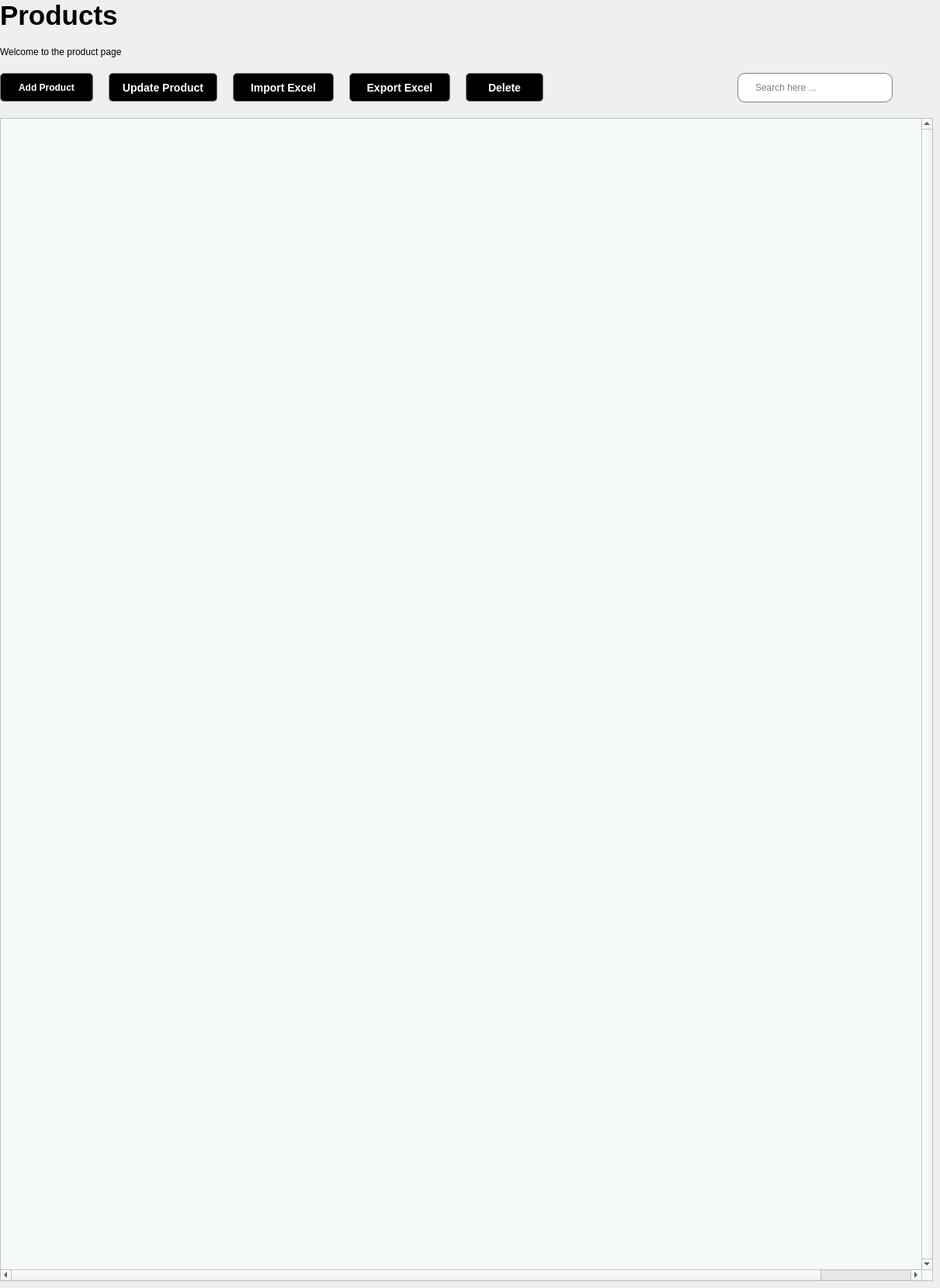
          <widget class="QWidget" name="product_page">
           <widget class="QWidget" name="layoutWidget">
            <property name="geometry">
             <rect>
              <x>0</x>
              <y>0</y>
              <width>1202</width>
              <height>1651</height>
             </rect>
            </property>
            <layout class="QVBoxLayout" name="verticalLayout_7">
             <property name="spacing">
              <number>20</number>
             </property>
             <item>
              <layout class="QVBoxLayout" name="verticalLayout_6">
               <item>
                <widget class="QLabel" name="label_4">
                 <property name="font">
                  <font>
                   <pointsize>26</pointsize>
                   <weight>75</weight>
                   <bold>true</bold>
                  </font>
                 </property>
                 <property name="text">
                  <string>Products</string>
                 </property>
                </widget>
               </item>
               <item>
                <widget class="QLabel" name="label_10">
                 <property name="text">
                  <string>Welcome to the product page</string>
                 </property>
                </widget>
               </item>
              </layout>
             </item>
             <item>
              <layout class="QHBoxLayout" name="horizontalLayout_10">
               <item>
                <layout class="QHBoxLayout" name="horizontalLayout_9">
                 <property name="spacing">
                  <number>20</number>
                 </property>
                 <item>
                  <widget class="QPushButton" name="add_product_pushButton">
                   <property name="minimumSize">
                    <size>
                     <width>120</width>
                     <height>0</height>
                    </size>
                   </property>
                   <property name="styleSheet">
                    <string notr="true">QPushButton{
	border: 1px solid gray;
	border-radius: 5px;
	background-color: black;
	color: white;
	font-size: 14
px;
	font-weight: bold;
	height: 35px;
}

QPushButton:hover{
	color: rgb(0, 144, 251);
}

QPushButton:checked{
	background-color: rgb(0, 144, 251);
	color: ligthgray;
}</string>
                   </property>
                   <property name="text">
                    <string>Add Product</string>
                   </property>
                   <property name="checkable">
                    <bool>true</bool>
                   </property>
                   <property name="autoExclusive">
                    <bool>true</bool>
                   </property>
                  </widget>
                 </item>
                 <item>
                  <widget class="QPushButton" name="update_product_pushButton">
                   <property name="minimumSize">
                    <size>
                     <width>140</width>
                     <height>0</height>
                    </size>
                   </property>
                   <property name="styleSheet">
                    <string notr="true">QPushButton{
	border: 1px solid gray;
	border-radius: 5px;
	background-color: black;
	color: white;
	font-size: 14px;
	font-weight: bold;
	height: 35px;
}
QPushButton:hover{
	color: rgb(0, 144, 251);
}

QPushButton:checked{
	background-color: rgb(0, 144, 251);
	color: ligthgray;
}</string>
                   </property>
                   <property name="text">
                    <string>Update Product</string>
                   </property>
                   <property name="checkable">
                    <bool>true</bool>
                   </property>
                   <property name="autoExclusive">
                    <bool>true</bool>
                   </property>
                  </widget>
                 </item>
                 <item>
                  <widget class="QPushButton" name="import_excel_pushButton">
                   <property name="minimumSize">
                    <size>
                     <width>130</width>
                     <height>0</height>
                    </size>
                   </property>
                   <property name="font">
                    <font>
                     <pointsize>-1</pointsize>
                     <weight>75</weight>
                     <bold>true</bold>
                    </font>
                   </property>
                   <property name="styleSheet">
                    <string notr="true">QPushButton{
	border: 1px solid gray;
	border-radius: 5px;
	background-color: black;
	color: white;
	font-size: 14px;
	font-weight: bold;
	height: 35px;
}
QPushButton:hover{
	color: rgb(0, 144, 251);
}

QPushButton:checked{
	background-color: rgb(0, 144, 251);
	color: ligthgray;
}</string>
                   </property>
                   <property name="text">
                    <string>Import Excel</string>
                   </property>
                   <property name="icon">
                    <iconset>
                     <normaloff>../assets/icon/excel.png</normaloff>../assets/icon/excel.png</iconset>
                   </property>
                   <property name="checkable">
                    <bool>true</bool>
                   </property>
                   <property name="autoExclusive">
                    <bool>true</bool>
                   </property>
                  </widget>
                 </item>
                 <item>
                  <widget class="QPushButton" name="export_excel_pushButton">
                   <property name="minimumSize">
                    <size>
                     <width>130</width>
                     <height>0</height>
                    </size>
                   </property>
                   <property name="styleSheet">
                    <string notr="true">QPushButton{
	border: 1px solid gray;
	border-radius: 5px;
	background-color: black;
	color: white;
	font-size: 14px;
	font-weight: bold;
	height: 35px;
}

QPushButton:hover{
	color: rgb(0, 144, 251);
}

QPushButton:checked{
	background-color: rgb(0, 144, 251);
	color: ligthgray;
}</string>
                   </property>
                   <property name="text">
                    <string>Export Excel</string>
                   </property>
                   <property name="icon">
                    <iconset>
                     <normaloff>../assets/icon/excel.png</normaloff>../assets/icon/excel.png</iconset>
                   </property>
                   <property name="checkable">
                    <bool>true</bool>
                   </property>
                   <property name="autoExclusive">
                    <bool>true</bool>
                   </property>
                  </widget>
                 </item>
                 <item>
                  <widget class="QPushButton" name="delete_pushButton">
                   <property name="minimumSize">
                    <size>
                     <width>100</width>
                     <height>0</height>
                    </size>
                   </property>
                   <property name="styleSheet">
                    <string notr="true">QPushButton{
	border: 1px solid gray;
	border-radius: 5px;
	background-color: black;
	color: white;
	font-size: 14px;
	font-weight: bold;
	height: 35px;
}
QPushButton:hover{
	color: rgb(0, 144, 251);
}

QPushButton:checked{
	background-color: rgb(0, 144, 251);
	color: ligthgray;
}</string>
                   </property>
                   <property name="text">
                    <string>Delete</string>
                   </property>
                   <property name="checkable">
                    <bool>true</bool>
                   </property>
                   <property name="autoExclusive">
                    <bool>true</bool>
                   </property>
                  </widget>
                 </item>
                 <item>
                  <widget class="QPushButton" name="reload_pushButton">
                   <property name="minimumSize">
                    <size>
                     <width>0</width>
                     <height>0</height>
                    </size>
                   </property>
                   <property name="styleSheet">
                    <string notr="true">QPushButton{
	border: none;
}

</string>
                   </property>
                   <property name="text">
                    <string/>
                   </property>
                   <property name="icon">
                    <iconset>
                     <normaloff>../assets/icon/refresh.png</normaloff>../assets/icon/refresh.png</iconset>
                   </property>
                   <property name="iconSize">
                    <size>
                     <width>35</width>
                     <height>35</height>
                    </size>
                   </property>
                   <property name="checkable">
                    <bool>true</bool>
                   </property>
                   <property name="autoExclusive">
                    <bool>false</bool>
                   </property>
                  </widget>
                 </item>
                </layout>
               </item>
               <item>
                <spacer name="horizontalSpacer_2">
                 <property name="orientation">
                  <enum>Qt::Horizontal</enum>
                 </property>
                 <property name="sizeHint" stdset="0">
                  <size>
                   <width>40</width>
                   <height>20</height>
                  </size>
                 </property>
                </spacer>
               </item>
               <item>
                <layout class="QHBoxLayout" name="horizontalLayout_8">
                 <item>
                  <widget class="QLineEdit" name="search_product_lineEdit">
                   <property name="minimumSize">
                    <size>
                     <width>200</width>
                     <height>38</height>
                    </size>
                   </property>
                   <property name="styleSheet">
                    <string notr="true">QLineEdit{
	padding-left: 20px;
	border: 1px solid gray;
	border-radius: 10px;
}</string>
                   </property>
                   <property name="placeholderText">
                    <string>Search here ...</string>
                   </property>
                  </widget>
                 </item>
                 <item>
                  <widget class="QPushButton" name="search_product_pushButton">
                   <property name="styleSheet">
                    <string notr="true">QPushButton{
	border: none;
}</string>
                   </property>
                   <property name="text">
                    <string/>
                   </property>
                   <property name="icon">
                    <iconset>
                     <normaloff>../assets/icon/search_10023926.png</normaloff>../assets/icon/search_10023926.png</iconset>
                   </property>
                   <property name="iconSize">
                    <size>
                     <width>30</width>
                     <height>30</height>
                    </size>
                   </property>
                   <property name="checkable">
                    <bool>true</bool>
                   </property>
                  </widget>
                 </item>
                </layout>
               </item>
              </layout>
             </item>
             <item>
              <widget class="QTableWidget" name="products_table">
               <property name="minimumSize">
                <size>
                 <width>1190</width>
                 <height>800</height>
                </size>
               </property>
               <property name="styleSheet">
                <string notr="true">QHeaderView::section{
	font-weight: bold;
	background-color: black;
	color: white;
	height: 40px;
	font-size: 14px;
}

QTableWidget{
	alternate-background-color: #B0EDFD;
	background-color:#F4F9FA;
	color:black;
}

</string>
               </property>
               <property name="verticalScrollBarPolicy">
                <enum>Qt::ScrollBarAlwaysOn</enum>
               </property>
               <property name="horizontalScrollBarPolicy">
                <enum>Qt::ScrollBarAlwaysOn</enum>
               </property>
               <property name="alternatingRowColors">
                <bool>true</bool>
               </property>
               <property name="showGrid">
                <bool>true</bool>
               </property>
               <property name="gridStyle">
                <enum>Qt::DashLine</enum>
               </property>
               <property name="sortingEnabled">
                <bool>true</bool>
               </property>
               <property name="wordWrap">
                <bool>true</bool>
               </property>
               <attribute name="horizontalHeaderVisible">
                <bool>false</bool>
               </attribute>
               <attribute name="horizontalHeaderCascadingSectionResizes">
                <bool>true</bool>
               </attribute>
               <attribute name="horizontalHeaderDefaultSectionSize">
                <number>120</number>
               </attribute>
               <attribute name="horizontalHeaderHighlightSections">
                <bool>true</bool>
               </attribute>
               <attribute name="verticalHeaderVisible">
                <bool>false</bool>
               </attribute>
               <column>
                <property name="text">
                 <string>ID</string>
                </property>
               </column>
               <column>
                <property name="text">
                 <string>Name</string>
                </property>
               </column>
               <column>
                <property name="text">
                 <string>Stock Quantities</string>
                </property>
               </column>
               <column>
                <property name="text">
                 <string>Price</string>
                </property>
               </column>
               <column>
                <property name="text">
                 <string>Category</string>
                </property>
               </column>
               <column>
                <property name="text">
                 <string>SKU</string>
                </property>
               </column>
               <column>
                <property name="text">
                 <string>Barcode</string>
                </property>
               </column>
               <column>
                <property name="text">
                 <string>Descriptions</string>
                </property>
               </column>
               <column>
                <property name="text">
                 <string>Date Created</string>
                </property>
               </column>
               <column>
                <property name="text">
                 <string>Date Edited</string>
                </property>
               </column>
              </widget>
             </item>
            </layout>
           </widget>
          </widget>
